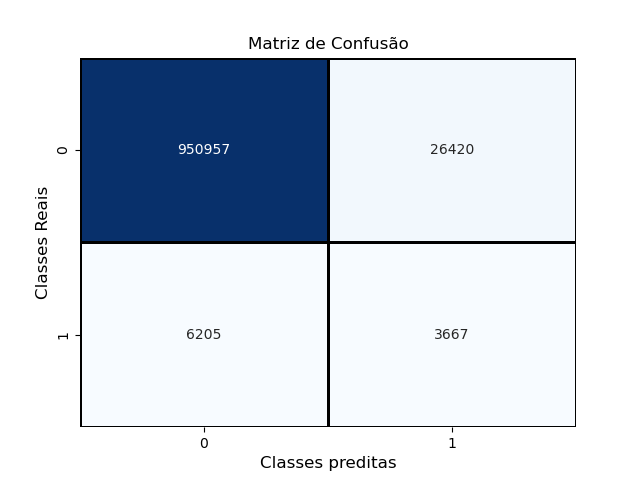

Recreate this plot in Python.
#import os 
#os.environ["tf_gpu_allocator"]="cuda_malloc_async"


from sklearn.model_selection import train_test_split
from sklearn.metrics import confusion_matrix
from sklearn.metrics import accuracy_score
from sklearn.metrics import classification_report

from imblearn.over_sampling import SMOTE

import numpy as np
import matplotlib.pyplot as plt
import pandas as pd

import heapq 
#os.environ["tf_gpu_allocator"]="cuda_malloc_async"



import math
import seaborn as sns


import tensorflow as tf
from tensorflow import keras

from keras.layers import Dense, Input, Dropout, BatchNormalization
from keras.models import Sequential
from keras.utils import to_categorical
from keras.optimizers import Adam
from keras.callbacks import EarlyStopping





# Enable logging to see which CPU cores or operations are being placed
#tf.debugging.set_log_device_placement(True)
def step_function(x):
    return int(x >= 0)


BS=256 #Batch SIze
LR=0.0001 #Learning Rate
DF=0.3 #Dropout Freq
WT=100 #weight for VH error in class_weight
L1=5740 #Number of units in Hidden Layer 1
L2=404 #Number of units in Hidden Layer 2
L3=28 #Number of units in Hidden Layer 3

CW = {0: 1.0, 1: WT}

per=0.01 #percentagem de VH




#Training Bit
file_path = "training_bit.txt"

with open(file_path, 'r') as myfile:
    data_training = [list(line.strip()) for line in myfile] # Read each line, convert to a list of characters

#Create the DataFrame
X_treinamento_raw = pd.DataFrame(data_training).astype(int)
print(f"X_treinamento:\n{X_treinamento_raw.describe()}\n")
X_treinamento_raw=np.array(X_treinamento_raw)


#Validation Bit
file_path = "validation_bit.txt"

with open(file_path, 'r') as myfile:
    data_validation = [list(line.strip()) for line in myfile] # Read each line, convert to a list of characters

#Create the DataFrame
X_validacao = pd.DataFrame(data_validation).astype(int)
print(f"X_validacao:\n{X_validacao.describe()}\n")
X_validacao=np.array(X_validacao)



#Testing Bit
file_path = "testing_bit.txt"

with open(file_path, 'r') as myfile:
    data_testing = [list(line.strip()) for line in myfile] # Read each line, convert to a list of characters

#Create the DataFrame
X_teste = pd.DataFrame(data_testing).astype(int)
print(f"X_teste:\n{X_teste.describe()}\n")
X_teste=np.array(X_teste)



#Training Score
file_path = "training_score.txt"
y_treinamento_unravelled=pd.read_csv(file_path, header=None)
y_treinamento_unravelled.columns=['Score']
print(f"y_treinamento_unravelled:\n{y_treinamento_unravelled.describe()}\n")
y_treinamento=np.ravel(y_treinamento_unravelled)

y_treinamento_ar = heapq.nsmallest(math.floor(per*len(y_treinamento)), y_treinamento.T)
y_treinamento_lim = y_treinamento_ar[math.floor(per*len(y_treinamento))-1]
y_treinamento_VH_raw = np.array([1 if x<=y_treinamento_lim else 0 for x in y_treinamento.T])


smote = SMOTE(random_state=42)
X_treinamento, y_treinamento_VH = smote.fit_resample(X_treinamento_raw, y_treinamento_VH_raw)

# Temos 2 classes
# Converter o vetor de rótulos para uma matriz binária
# Alterar o conjunto de dados de rótulos para o formato de string binária 1-de-N (one-hot encoding)
# Teremos uma rede neural com 2 neurônios na camada de saída
#y_treinamento_VH = to_categorical(y_treinamento_VH)


#Validation Score
file_path = "validation_score.txt"
y_validacao_unravelled=pd.read_csv(file_path, header=None)
y_validacao_unravelled.columns=['Score']
print(f"y_validacao_unravelled:\n{y_validacao_unravelled.describe()}\n")
y_validacao=np.ravel(y_validacao_unravelled)

y_validacao_ar = heapq.nsmallest(math.floor(per*len(y_validacao)), y_validacao.T)
y_validacao_lim = y_validacao_ar[math.floor(per*len(y_validacao))-1]
y_validacao_VH = np.array([1 if x<=y_validacao_lim else 0 for x in y_validacao.T])

# Temos 2 classes
# Converter o vetor de rótulos para uma matriz binária
# Alterar o conjunto de dados de rótulos para o formato de string binária 1-de-N (one-hot encoding)
# Teremos uma rede neural com 2 neurônios na camada de saída
#y_validacao_VH = to_categorical(y_validacao_VH)

#Testing Score
file_path = "testing_score.txt"
y_teste_unravelled=pd.read_csv(file_path, header=None)
y_teste_unravelled.columns=['Score']
print(f"y_teste_unravelled:\n{y_teste_unravelled.describe()}\n")
y_teste=np.ravel(y_teste_unravelled)

y_teste_ar = heapq.nsmallest(math.floor(per*len(y_teste)), y_teste.T)
y_teste_lim = y_teste_ar[math.floor(per*len(y_teste))-1]
y_teste_VH = np.array([1 if x<=y_teste_lim else 0 for x in y_teste.T])

# Temos 2 classes
# Converter o vetor de rótulos para uma matriz binária
# Alterar o conjunto de dados de rótulos para o formato de string binária 1-de-N (one-hot encoding)
# Teremos uma rede neural com 2 neurônios na camada de saída
#y_teste_VH = to_categorical(y_teste_VH)






#num_objetos num_colunas
num_objetos, num_colunas = X_treinamento.shape


#Treino teste
#X_treino, X_teste, y_treino, y_teste = train_test_split(previsoes_df, previsoes_VH, test_size = 0.3, random_state = 42)
                                                                  
                                                                  
#Treinamento Validação
#X_treinamento, X_validacao, y_treinamento, y_validacao = train_test_split(X_treino, y_treino, test_size=0.2, random_state=42)


## Topologia da Rede Neural
# - relu:  função de ativação ReLU: f(x) = max(0, x)
# - softmax: cada neurônio de saída receberá uma probabilidade

modelo = Sequential()
modelo.add(Input(shape=(num_colunas,)))
modelo.add(Dense(units=L1,name='camada_escondida_1', activation='relu'))
modelo.add(BatchNormalization()) #Evita loss nan
modelo.add(Dropout(DF))
modelo.add(Dense(units=L2,name='camada_escondida_2', activation='relu'))
modelo.add(BatchNormalization())
modelo.add(Dropout(DF))
modelo.add(Dense(units=L3,name='camada_escondida_3', activation='relu'))
modelo.add(BatchNormalization())
modelo.add(Dropout(DF))
modelo.add(Dense(units=1, name='camada_saida', activation='sigmoid')) #Ou é Virtual hit ou não é


## Parâmetros da Rede Neural
#  optimizer = algoritmo para atualizar os pesos baseado no loss:
#       Ex. 'adam', 'sgd', 'rmsprop'
#  loss = cálculo do erro.
#       Ex.: 'mean_squared_error','categorical_crossentropy', 'binary_crossentropy'
#  metrics = lista de métricas para avaliar o modeloL

#custom_adam = tf.keras.optimizers.Adam(learning_rate=LR, clipnorm=1.0)  # Customizando para definir a learning_rate

#sgd_optimizer = keras.optimizers.SGD(learning_rate=0.01, momentum=0.9)

sgd_optimizer = keras.optimizers.SGD(
    learning_rate=LR,
    momentum=0.9,
    nesterov=True,
    weight_decay=1e-4  # Automatically applies L2 penalty to weights
)


modelo.compile(optimizer = sgd_optimizer,
               loss = 'mean_squared_error',
               metrics = ['accuracy', keras.metrics.Precision(), tf.keras.metrics.Recall()])

modelo.summary()






#Treinamento da Rede Neural

# 150 épocas

# Define the early stopping callback
#early_stopping = EarlyStopping(
#    monitor='val_loss',     # Watch the validation loss
#    min_delta=0.001,        # Minimum change to qualify as an improvement
#    patience=10,             # Number of epochs to tolerate oscillation/no improvement
#    restore_best_weights=True, # Revert to the best model weights after stopping
#    verbose=0
#)


# Atenção para o conjunto de validação.

modelo.fit(X_treinamento,
           y_treinamento_VH,
           batch_size = BS,
           epochs = 150,
           class_weight=CW,
           validation_data = (X_validacao, y_validacao_VH)#, 
           #callbacks=[early_stopping]
           )


#Salvar modelo
sv_pth='BS_'+str(BS)+'_LR_'+str(LR)+'_DF_'+str(DF)+'_WT_'+str(WT)+'_'+str(L1)+'_'+str(L2)+'_'+str(L3)
#sv_pth='BS_'+str(BS)+'_LR_'+str(LR)+'_WT_'+str(WT)+'_'+str(L1)+'_'+str(L2)+'_'+str(L3)
modelo.save('./Resultados class/'+sv_pth+'/'+sv_pth+'.h5')


#Extração de previsões
previsoes = modelo.predict(X_teste)

y_previsao_matrix = [step_function(t-0.5) for t in previsoes]
y_teste_matrix = [step_function(t-0.5) for t in y_teste_VH]


# Acurácia do Modelo avaliada no Conjunto de Dados de teste:
accuracy = accuracy_score(y_teste_matrix, y_previsao_matrix)
print("Acurácia no conjunto de teste ( previsões Corretas / todas as previsões  ):\n", accuracy)



#Matriz de confusão - tabela com desempenho do modelo
confusao = confusion_matrix(y_teste_matrix, y_previsao_matrix)
print("Matriz de Confusão no Conjunto de Teste (Classes reais x Classes preditas):")

print("Matriz de Confusão")
print(confusao)

# Matriz de Confusão - representação mais informativa e didática
print("\n\n Matriz de Confusão")
sns.heatmap(
    confusao,
    annot=True,          # Show números nas células
    fmt='d',             # Números como inteiros
    cmap='Blues',        # Paleta de cores
    cbar=False,          # Remover barra à direita
    linewidths=1,        # Adicionar borda
    linecolor='black'    # Cor da borda
)
plt.xlabel('Classes preditas', fontsize=12)
plt.ylabel('Classes Reais', fontsize=12)
plt.title('Matriz de Confusão', fontsize=12)
plt.show()

#https://stackoverflow.com/questions/54141663/how-can-i-solve-error-allocation-exceeds-10-of-system-memory-on-keras
